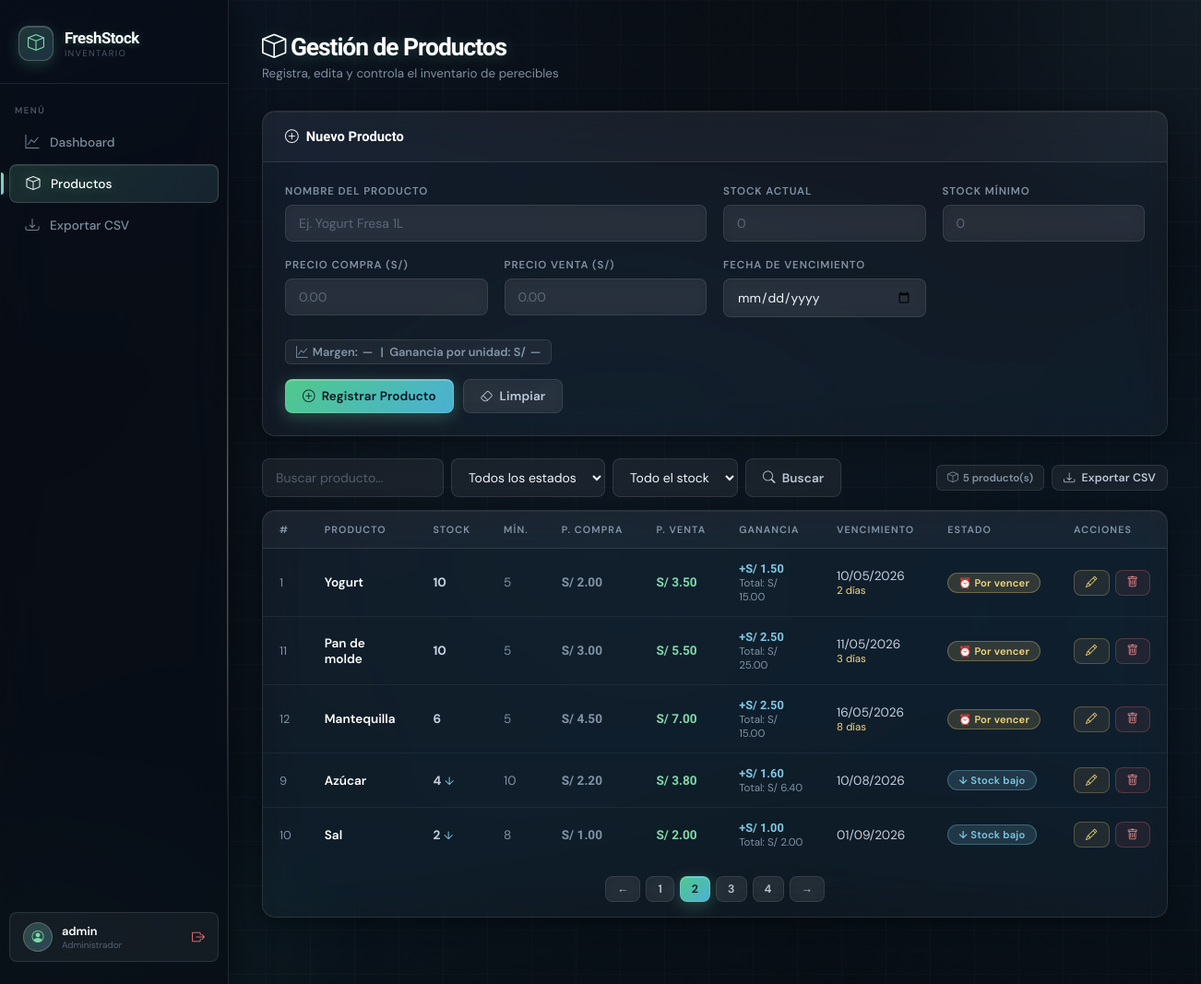
Page /freshStock/productos.php?page=2 (signed in) on the committed database.
### tables this page shows
CREATE TABLE `productos` (
  `id` int(11) NOT NULL,
  `nombre` varchar(100) NOT NULL,
  `stock` int(11) NOT NULL,
  `stock_min` int(11) NOT NULL DEFAULT 5,
  `precio_compra` decimal(10,2) NOT NULL,
  `precio_venta` decimal(10,2) NOT NULL,
  `fecha_vencimiento` date NOT NULL
);

### freshStock/productos.php (the view, shortened to what this page needs)
<?php
require 'conexion.php';
$editData  = null;
$filtro = trim($_GET['q'] ?? '');
$estadoFiltro = trim($_GET['estado'] ?? '');
$stockFiltro = trim($_GET['stock_filtro'] ?? '');
$stmt = $pdo->query("SELECT * FROM productos ORDER BY fecha_vencimiento ASC");
$productos = $stmt->fetchAll();
$productos = array_values($productos);
$porPagina = 5;
$totalProductos = count($productos);
$totalPaginas = ceil($totalProductos / $porPagina);
$paginaActual = isset($_GET['page']) ? (int)$_GET['page'] : 1;
$inicio = ($paginaActual - 1) * $porPagina;
$productos = array_slice($productos, $inicio, $porPagina);
?>
<!DOCTYPE html>
<html lang="es">
<head>
<link rel="stylesheet" href="css/style.css">
</head>
<body>
<aside class="sidebar">
  <div class="sidebar-brand">
    <div class="brand-icon"><i class="bi bi-box"></i></div>
    <div>
      <div class="brand-name">FreshStock</div>
      <div class="brand-sub">Inventario</div>
    </div>
  </div>
  <span class="nav-section">Menú</span>
  <a href="index.php"     class="nav-link"><span class="icon"><i class="bi bi-graph-up"></i></span> Dashboard</a>
  <a href="productos.php" class="nav-link active"><span class="icon"><i class="bi bi-box"></i></span> Productos</a>
  <a href="exportar.php"  class="nav-link"><span class="icon"><i class="bi bi-download"></i></span> Exportar CSV</a>
  <div class="sidebar-footer">
    <div class="user-pill">
      <div class="user-avatar"><i class="bi bi-person-circle"></i></div>
      <div class="user-info">
        <div class="user-name"><?= htmlspecialchars($_SESSION['usuario'], ENT_QUOTES, 'UTF-8') ?></div>
        <div class="user-role" style="cursor:pointer;transition:.2s" title="Clic para configurar contraseña" onclick="window.location.href='setup_password.php'">Administrador</div>
      </div>
      <a href="logout.php" class="logout-btn" title="Cerrar sesión"><i class="bi bi-box-arrow-right"></i></a>
    </div>
  </div>
</aside>
<main class="main">
  <div class="page-header">
    <h1 class="page-title"><i class="bi bi-box"></i> Gestión de Productos</h1>
    <p class="page-subtitle">Registra, edita y controla el inventario de perecibles</p>
  </div>
  <div class="section-card" style="margin-bottom:24px">
    <div class="section-head">
      <span class="section-title">
        <?= $editData ? '<i class="bi bi-pencil"></i> Editar Producto' : '<i class="bi bi-plus-circle"></i> Nuevo Producto' ?>
      </span>
    </div>
    <form method="POST" action="productos.php">
      <div class="form-grid">
        <div class="form-group" style="grid-column: span 2">
          <label for="nombre">Nombre del Producto</label>
          <input type="text" id="nombre" name="nombre" placeholder="Ej. Yogurt Fresa 1L"
                 value="<?= htmlspecialchars($editData['nombre'] ?? '', ENT_QUOTES, 'UTF-8') ?>" required maxlength="100">
        </div>
        <div class="form-group">
          <label for="stock">Stock Actual</label>
          <input type="number" id="stock" name="stock" min="0" placeholder="0"
                 value="<?= htmlspecialchars($editData['stock'] ?? '', ENT_QUOTES, 'UTF-8') ?>" required>
        </div>
        <div class="form-group">
          <label for="stock_min">Stock Mínimo</label>
          <input type="number" id="stock_min" name="stock_min" min="0" placeholder="0"
                 value="<?= htmlspecialchars($editData['stock_min'] ?? '', ENT_QUOTES, 'UTF-8') ?>" required>
        </div>
        <div class="form-group">
          <label for="precio_compra">Precio Compra (S/)</label>
          <input type="number" id="precio_compra" name="precio_compra" step="0.01" min="0.01" placeholder="0.00"
                 value="<?= htmlspecialchars($editData['precio_compra'] ?? '') ?>" required>
        </div>
        <div class="form-group">
          <label for="precio_venta">Precio Venta (S/)</label>
          <input type="number" id="precio_venta" name="precio_venta" step="0.01" min="0.01" placeholder="0.00"
                 value="<?= htmlspecialchars($editData['precio_venta'] ?? '') ?>" required>
        </div>
        <div class="form-group">
          <label for="fecha_vencimiento">Fecha de Vencimiento</label>
          <input type="date" id="fecha_vencimiento" name="fecha_vencimiento"
                 value="<?= htmlspecialchars($editData['fecha_vencimiento'] ?? '') ?>" required>
        </div>
      </div>
      <div style="padding: 0 24px 16px">
        <div class="stat-chip" id="ganancia-preview" style="font-size:.8rem">
          <i class="bi bi-graph-up"></i> Margen: <span id="margen-val">—</span> &nbsp;|&nbsp; Ganancia por unidad: S/ <span id="gain-unit">—</span>
        </div>
      </div>
      <div class="form-actions">
        <button type="submit" class="btn btn-primary">
          <?= $editData ? '<i class="bi bi-download"></i> Actualizar Producto' : '<i class="bi bi-plus-circle"></i> Registrar Producto' ?>
        </button>
        <?php if (!$editData): ?>
        <button type="reset" class="btn btn-ghost"><i class="bi bi-eraser"></i> Limpiar</button>
        <?php endif; ?>
      </div>
    </form>
  </div>
  <div style="display:flex;align-items:center;justify-content:space-between;margin-bottom:14px;gap:12px">
    <form method="GET" action="productos.php" style="display:flex;gap:8px;flex:1;max-width:620px">
      <input
        type="text"
        name="q"
        placeholder="Buscar producto..."
        value="<?= htmlspecialchars($filtro) ?>"
        style="flex:1"
      >
      <select name="estado" style="max-width:180px;min-height:42px" onchange="this.form.submit()">
        <option value="">Todos los estados</option>
      </select>
      <select name="stock_filtro" style="max-width:180px;min-height:42px" onchange="this.form.submit()">
        <option value="">Todo el stock</option>
      </select>
      <button type="submit" class="btn btn-ghost">
        <i class="bi bi-search"></i> Buscar
      </button>
    </form>
    <div class="stats-row">
      <span class="stat-chip"><i class="bi bi-box"></i> <?= count($productos) ?> producto(s)</span>
      <a href="exportar.php" class="btn btn-ghost btn-sm"><i class="bi bi-download"></i> Exportar CSV</a>
    </div>
  </div>
  <div class="section-card">
    <div class="tbl-wrap">
      <?php if (empty($productos)): ?>
        <div class="empty-state">
          <div class="empty-icon"><i class="bi bi-box" style="font-size: 2.5rem;"></i></div>
          <div class="empty-text">
            No hay productos registrados
            <?= $filtro ? ' para "' . htmlspecialchars($filtro) . '"' : '' ?>
            <?= $estadoFiltro ? ' con el estado seleccionado' : '' ?>
            <?= $stockFiltro ? ' con el filtro de stock seleccionado' : '' ?>.
          </div>
        </div>
      <?php else: ?>
      <table>
        <thead>
          <tr>
            <th>#</th>
            <th>Producto</th>
            <th>Stock</th>
            <th>Mín.</th>
            <th>P. Compra</th>
            <th>P. Venta</th>
            <th>Ganancia</th>
            <th>Vencimiento</th>
            <th>Estado</th>
            <th>Acciones</th>
          </tr>
        </thead>
        <tbody>
          <?php foreach ($productos as $p):
            $estado    = estadoProducto($p['stock'], $p['stock_min'], $p['fecha_vencimiento']);
            $ganUnit   = $p['precio_venta'] - $p['precio_compra'];
            $ganTotal  = $ganUnit * $p['stock'];
            $diasDiff  = (int)(new DateTime())->diff(new DateTime($p['fecha_vencimiento']))->format('%r%a');
          ?>
          <tr>
            <td style="color:var(--txt-muted);font-size:.8rem"><?= $p['id'] ?></td>
            <td class="product-name"><?= htmlspecialchars($p['nombre'], ENT_QUOTES, 'UTF-8') ?></td>
            <td>
              <strong><?= $p['stock'] ?></strong>
              <?php if ($p['stock'] <= $p['stock_min']): ?>
              <span style="color:var(--info);font-size:.75rem"> ↓</span>
              <?php endif; ?>
            </td>
            <td style="color:var(--txt-muted)"><?= $p['stock_min'] ?></td>
            <td><span class="price price-buy">S/ <?= number_format($p['precio_compra'], 2) ?></span></td>
            <td><span class="price price-sell">S/ <?= number_format($p['precio_venta'], 2) ?></span></td>
            <td>
              <span class="price price-gain">+S/ <?= number_format($ganUnit, 2) ?></span>
              <div style="font-size:.72rem;color:var(--txt-muted)">Total: S/ <?= number_format($ganTotal, 2) ?></div>
            </td>
            <td>
              <?= fmtFecha($p['fecha_vencimiento']) ?>
              <?php if ($diasDiff >= 0 && $diasDiff <= 30): ?>
              <div style="font-size:.72rem;color:var(--warn)"><?= $diasDiff ?> días</div>
              <?php elseif ($diasDiff < 0): ?>
              <div style="font-size:.72rem;color:var(--danger)"><?= abs($diasDiff) ?> d. vencido</div>
              <?php endif; ?>
            </td>
            <td><?= badgeEstado($estado) ?></td>
            <td>
              <div style="display:flex;gap:6px">
                <a href="productos.php?editar=<?= $p['id'] ?>" class="btn btn-warn-ghost btn-sm" title="Editar"><i class="bi bi-pencil"></i></a>
                <a href="productos.php?eliminar=<?= $p['id'] ?>"
                   class="btn btn-danger-ghost btn-sm"
                   title="Eliminar"
                   onclick="return confirm('¿Eliminar «<?= htmlspecialchars(addslashes($p['nombre'])) ?>»? Esta acción no se puede deshacer.')">
                  <i class="bi bi-trash"></i>
                </a>
              </div>
            </td>
          </tr>
          <?php endforeach; ?>
        </tbody>
      </table>
      <?php endif; ?>
    </div>
<?php if ($totalPaginas > 1): ?>
<div style="display:flex;justify-content:center;gap:6px;padding:16px">
  <?php if ($paginaActual > 1): ?>
    <a class="btn btn-ghost btn-sm" href="?<?= http_build_query(array_merge($_GET, ['page' => $paginaActual - 1])) ?>">
      ←
    </a>
  <?php endif; ?>
  <?php for ($i = 1; $i <= $totalPaginas; $i++): ?>
    <a class="btn btn-sm <?= $i == $paginaActual ? 'btn-primary' : 'btn-ghost' ?>"
       href="?<?= http_build_query(array_merge($_GET, ['page' => $i])) ?>">
       <?= $i ?>
    </a>
  <?php endfor; ?>
  <?php if ($paginaActual < $totalPaginas): ?>
    <a class="btn btn-ghost btn-sm" href="?<?= http_build_query(array_merge($_GET, ['page' => $paginaActual + 1])) ?>">
      →
    </a>
  <?php endif; ?>
</div>
<?php endif; ?>
</div>
</main>
</body>
</html>

### freshStock/helpers.php (shortened to what this page needs)
<?php
function estadoProducto(int $stock, int $stock_min, string $fecha_vencimiento): string {
    $hoy = date('Y-m-d');
    $fecha_venc = $fecha_vencimiento;
    $fecha_limite = date('Y-m-d', strtotime('+30 days'));
    if ($fecha_venc <= $fecha_limite && $fecha_venc >= $hoy) {
        return 'por_vencer';
    }
    if ($stock <= $stock_min) {
        return 'bajo_stock';
    }
    return 'ok';
}
function fmtFecha(string $fecha): string {
    try {
        $date = DateTime::createFromFormat('Y-m-d', $fecha);
        return $date->format('d/m/Y');
    } catch (Exception $e) {
        return $fecha;
    }
}
function badgeEstado(string $estado): string {
    $colores = [
        'vencido'     => ['class' => 'badge-danger',    'icono' => '⚠️', 'texto' => 'Vencido'],
        'por_vencer'  => ['class' => 'badge-warn',      'icono' => '⏰', 'texto' => 'Por vencer'],
        'bajo_stock'  => ['class' => 'badge-low',       'icono' => '↓',  'texto' => 'Stock bajo'],
        'ok'          => ['class' => 'badge-ok',        'icono' => '✓',  'texto' => 'Correcto'],
    ];
    $config = $colores[$estado] ?? $colores['ok'];
    return sprintf(
        '<span class="badge %s">%s %s</span>',
        htmlspecialchars($config['class'], ENT_QUOTES, 'UTF-8'),
        htmlspecialchars($config['icono'], ENT_QUOTES, 'UTF-8'),
        htmlspecialchars($config['texto'], ENT_QUOTES, 'UTF-8')
    );
}

### rows in the picture
productos: id "1", nombre "Yogurt", stock "10", stock_min "5", precio_compra "2.00", precio_venta "3.50", ganUnit "1.50", ganTotal "15.00", fecha_vencimiento "10/05/2026", icono "⏰", texto "Por vencer"
productos: id "11", nombre "Pan de molde", stock "10", stock_min "5", precio_compra "3.00", precio_venta "5.50", ganUnit "2.50", ganTotal "25.00", fecha_vencimiento "11/05/2026", icono "⏰", texto "Por vencer"
productos: id "12", nombre "Mantequilla", stock "6", stock_min "5", precio_compra "4.50", precio_venta "7.00", ganUnit "2.50", ganTotal "15.00", fecha_vencimiento "16/05/2026", icono "⏰", texto "Por vencer"
productos: id "9", nombre "Azúcar", stock "4", stock_min "10", precio_compra "2.20", precio_venta "3.80", ganUnit "1.60", ganTotal "6.40", fecha_vencimiento "10/08/2026", icono "↓", texto "Stock bajo"
productos: id "10", nombre "Sal", stock "2", stock_min "8", precio_compra "1.00", precio_venta "2.00", fecha_vencimiento "01/09/2026", icono "↓", texto "Stock bajo"

### other values in the picture
$_SESSION['usuario'] "admin"
count($productos) "5"
